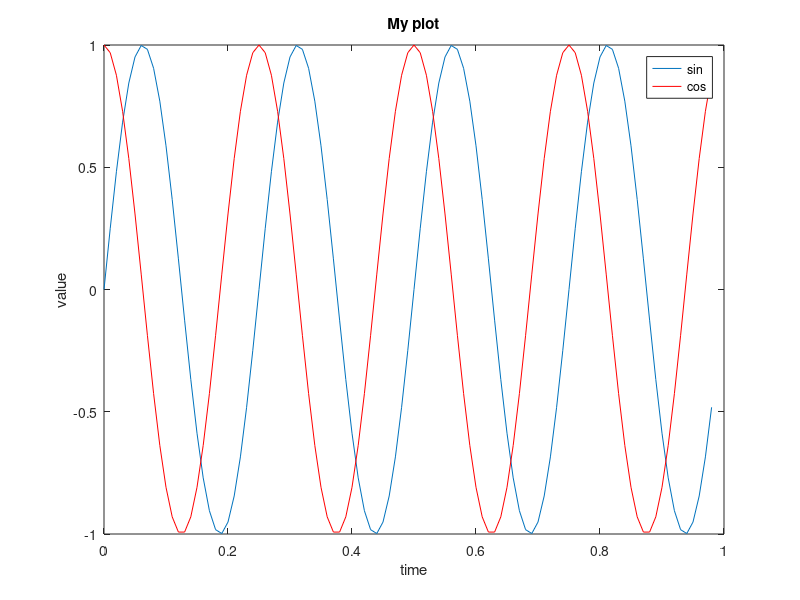
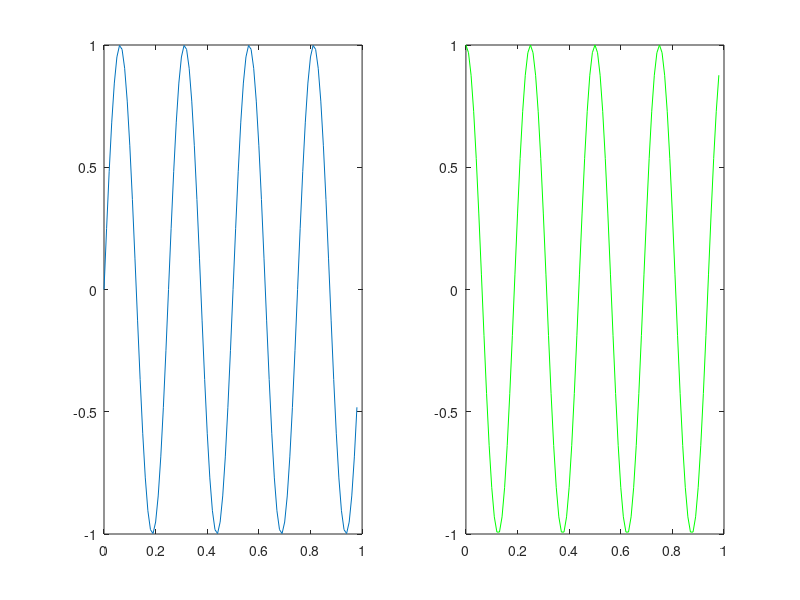
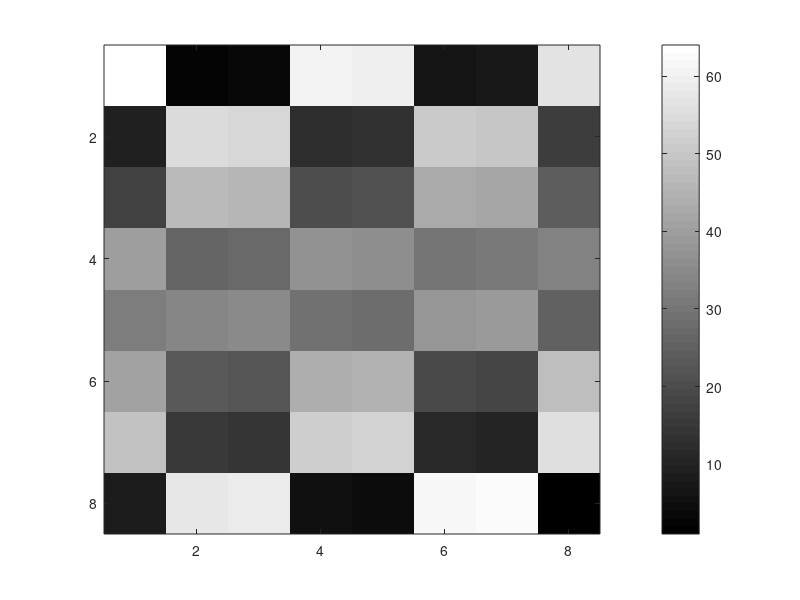

Source code (MATLAB) for these figures, in order:
t = [0 : 0.01 : 0.98];
y1 = sin(2 * pi * 4 * t);
y2 = cos(2 * pi * 4 * t);

plot(t, y1);
hold on;
plot(t, y2, 'r');

xlabel('time');
ylabel('value');
legend('sin', 'cos');
title('My plot');
print -dpng 'myPlot.png'

figure(2): subplot(1,2,1);
plot(t, y1);
figure(2): subplot(1,2,2);
plot(t, y2, 'g');

A = magic(8);

figure(3): imagesc(A), colorbar, colormap gray;